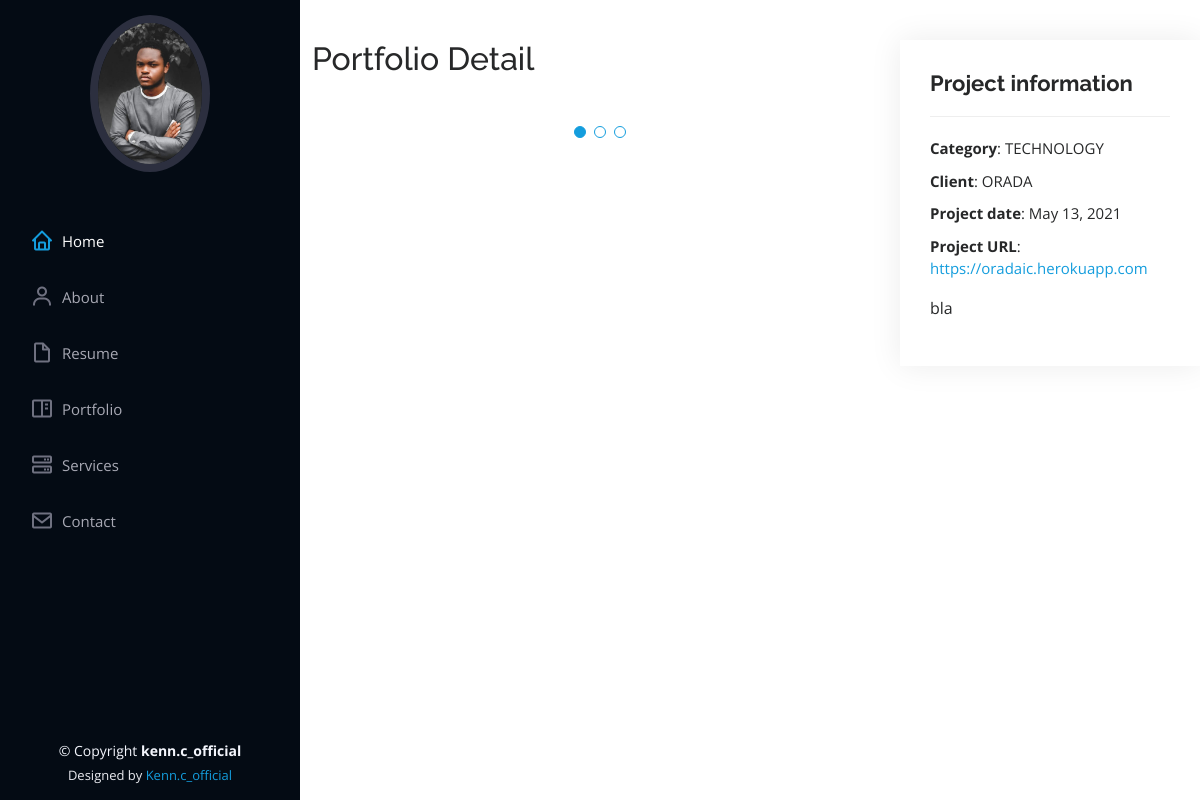
Page /portfolio/2 on the committed database.
### portfolio/models.py (models this page shows, shortened)
class Portfolio_Post(models.Model):
	name = models.CharField(max_length=255)
	category = models.CharField(max_length=255)
	client = models.CharField(max_length=255)
	project_date = models.DateField(auto_now_add=True)
	Discription = RichTextField(blank=True, null=True)
	image = CloudinaryField('image', null=True, blank=True)
	image2 = CloudinaryField('image', null=True, blank=True)
	image3 = CloudinaryField('image', null=True, blank=True)
	project_url = models.URLField(max_length=255, default='non given')

### portfolio/views.py (the view)
# urls.py: path('portfolio/<int:pk>', PortfolioDetailView.as_view(), name='portfolio-details'),
class PortfolioDetailView(DetailView):
    model = Portfolio_Post
    template_name = 'portfolio-details.html'

### portfolio/templates/portfolio-details.html (shortened to what this page needs)
{% extends 'index.html' %}
{% load static %}
{% block content %}
  <main id="main">
    <div id="portfolio-details" class="portfolio-details">
      <div class="container">
        <div class="row">
          <div class="col-lg-8">
            <h2 class="portfolio-title">Portfolio Detail</h2>
            <div class="portfolio-details-slider swiper-container">
              <div class="swiper-wrapper align-items-center">
                <div class="swiper-slide">
                </div>
              </div>
              <div class="swiper-pagination"></div>
            </div>
          </div>
          <div class="col-lg-4 portfolio-info">
            <h3>Project information</h3>
            <ul>
              <li><strong>Category</strong>: {{ portfolio_post.category|upper }}</li>
              <li><strong>Client</strong>: {{ portfolio_post.client|upper }}</li>
              <li><strong>Project date</strong>: {{ portfolio_post.project_date }}</li>
              <li><strong>Project URL</strong>: <a target="_blank" href="{{ portfolio_post.project_url }}">{{ portfolio_post.project_url }}</a></li>
            </ul>
            <p>
              {{ portfolio_post.Discription|safe }}
            </p>
          </div>
        </div>
      </div>
    </div>
  </main>
  {% endblock %}

### portfolio/static/portfolio/assets/css/style.css (style rules this page uses)
body { font-family: "Open Sans", sans-serif; color: #272829; }
a { color: #149ddd; text-decoration: none; }
h1, h2, h3, h4, h5, h6 { font-family: "Raleway", sans-serif; }
#main { margin-left: 300px; }
.portfolio-details { padding-top: 40px; }
.portfolio-details .portfolio-details-slider .swiper-pagination { margin-top: 20px; position: relative; }
.portfolio-details .portfolio-info { padding: 30px; box-shadow: 0px 0 30px rgba(5, 13, 24, 0.08); }
.portfolio-details .portfolio-info h3 { font-size: 22px; font-weight: 700; margin-bottom: 20px; padding-bottom: 20px; border-bottom: 1px solid #eee; }
.portfolio-details .portfolio-info ul { list-style: none; padding: 0; font-size: 15px; }
.portfolio-details .portfolio-info ul li + li { margin-top: 10px; }

### rows in the picture
Portfolio_Post: category "TECHNOLOGY", client "ORADA", project_date "May 13, 2021", project_url "https://oradaic.herokuapp.com", Discription "bla"
